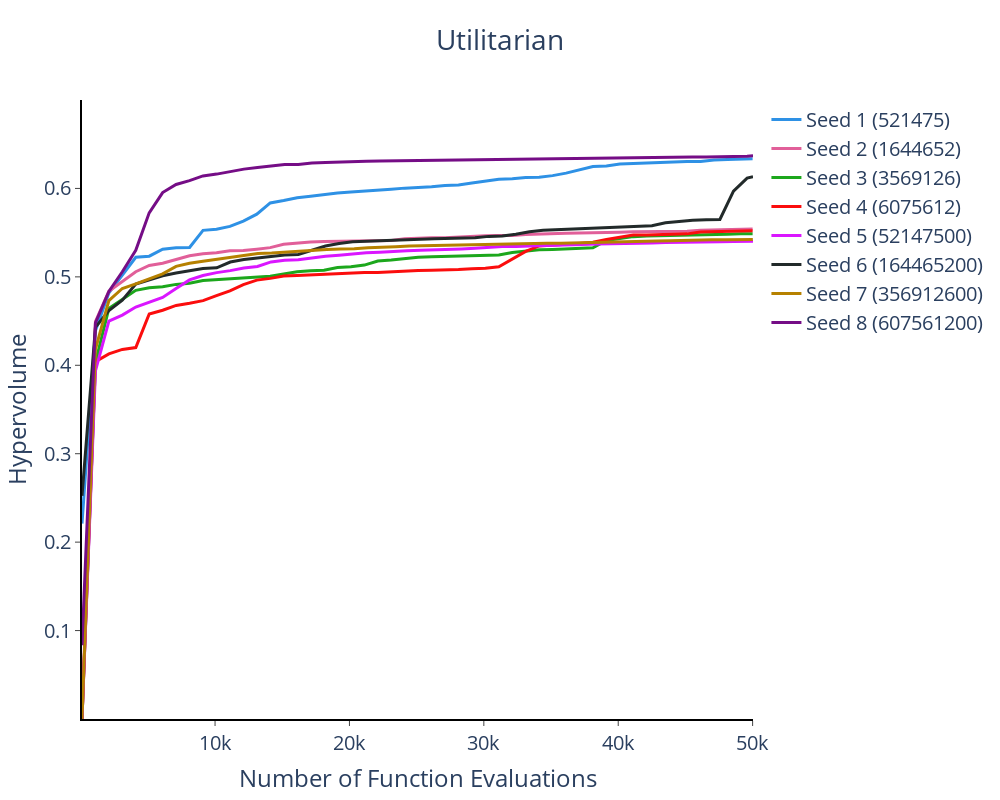

Notebook source saved alongside this figure:
### Code cell
from justice.util.visualizer import plot_hypervolume


input_data_path_list = {
    
   swf.value[1]: [
        f"{swf.value[1]}_{nfe}_521475_hv.csv",
        f"{swf.value[1]}_{nfe}_1644652_hv.csv",
        f"{swf.value[1]}_{nfe}_3569126_hv.csv",
        f"{swf.value[1]}_{nfe}_6075612_hv.csv",

        f"{swf.value[1]}_{nfe}_52147500_hv.csv",
        f"{swf.value[1]}_{nfe}_164465200_hv.csv",
        f"{swf.value[1]}_{nfe}_356912600_hv.csv",
        f"{swf.value[1]}_{nfe}_607561200_hv.csv",
    ],
}


fig = plot_hypervolume(
    path_to_data=path,
    path_to_output=path,
    input_data=input_data_path_list,
    yaxis_upper_limit=0.7,
    width=1000,
    height=800,
    fontsize=20,
    saving=True,
)

fig.show()
